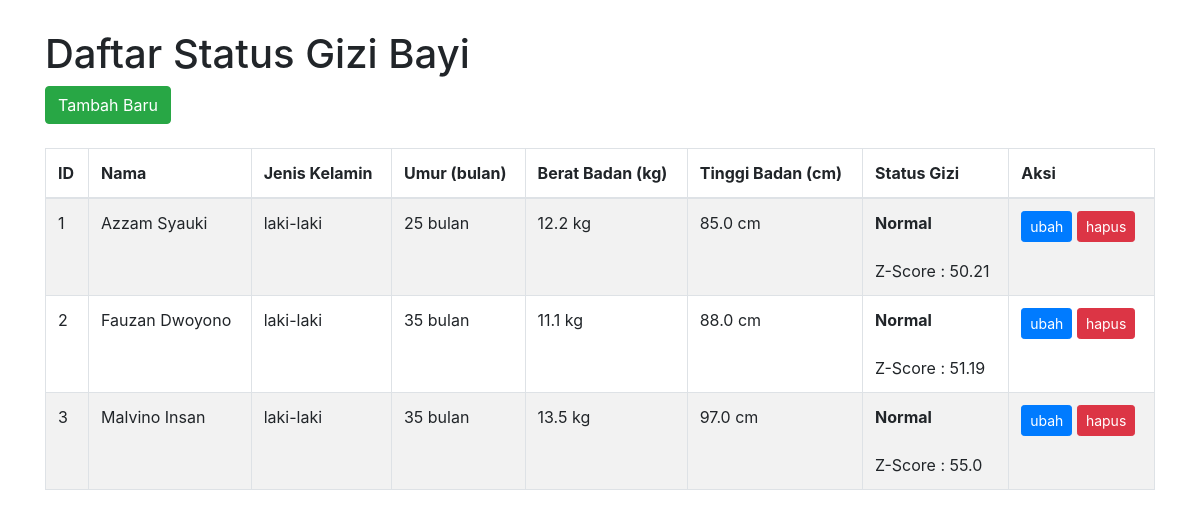
The app's page /, older data.
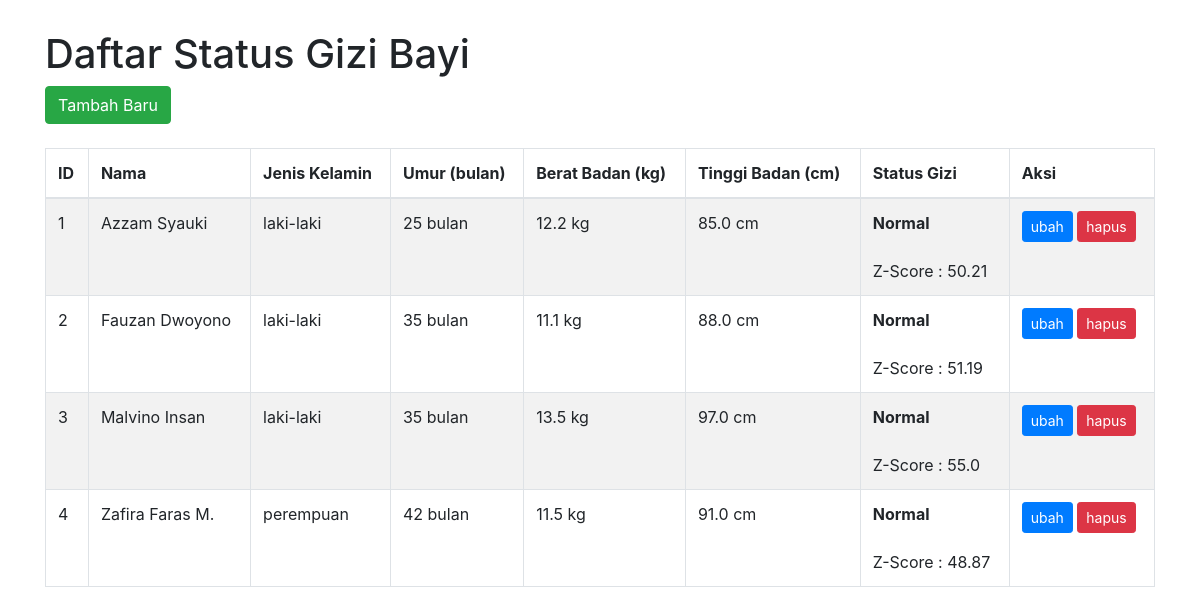
The same page, newer data.
### gizibayi/models.py (models this page shows)
class Bayi(models.Model):
  class BayiStatus(models.TextChoices):
    TODO = 'todo', _('Todo')
    IN_PROGRESS =  'in_progress', _('In Progress')
    CLOSED = 'closed', _('Closed')
  gender = (
    ('x', 'laki-laki'),
    ('y', 'perempuan'),
    )
  nama_bayi = models.CharField(max_length=100)
  jenis_kelamin = models.CharField(max_length=60, blank=True, default='',choices=gender,verbose_name="gender")
  umur = models.IntegerField()
  berat_badan = models.FloatField()
  tinggi_badan = models.FloatField()
  class Meta:
    db_table = 'bayis'

### gizibayi/views.py (the view)
# urls.py: path('', index, name='home'),
def index(request):
  bayis = Bayi.objects.all()
  gizi_bayi = dict()
  for bayi in bayis:
    if bayi.jenis_kelamin == 'x' or bayi.jenis_kelamin == 'laki-laki':
      result = deteksi_gizi_bayi_laki(bayi.umur, bayi.berat_badan, bayi.tinggi_badan)
      bayi.status = result[0]
      bayi.z_score = result[1]
      bayi.gender = 'laki-laki'
    else:
      result = deteksi_gizi_bayi_perempuan(bayi.umur, bayi.berat_badan, bayi.tinggi_badan)
      bayi.status = result[0]
      bayi.z_score = result[1]
      bayi.gender = 'perempuan'
  context = {
    'bayis': bayis
  }
  return render(request, "gizibayi/index.html", context)

### gizibayi/services.py (called while the page is built)
def deteksi_gizi_bayi_laki(umur, berat_badan, tinggi_badan):
  return deteksi(umur, berat_badan, tinggi_badan, gender="laki")

def deteksi_gizi_bayi_perempuan(umur, berat_badan, tinggi_badan):
  return deteksi(umur, berat_badan, tinggi_badan, gender="perempuan")

def fase_1(b,a,x):
    if(x<=a):
        nilai = 1
    elif(x>a and x<b):
        nilai = (b-x)/(b-a)
    elif(x>=b):
        nilai = 0
    return nilai

def fase_2(c,b,a,x):
  if(x==c):
    nilai = 1
  elif(x>a and x<c):
    nilai = (c-x)/(c-a)
  elif(x>c and x<b):
    nilai = (x-c)/(b-c)
  elif(x<=a or x>=b):
    nilai = 0
  return nilai

def fase_3(c,b,a,x):
  if(x==c):
    nilai = 1
  elif(x>a and x<c):
    nilai = (c-x)/(c-a)
  elif(x>c and x<b):
    nilai = (x-c)/(b-c)
  elif(x<=a or x>=b):
    nilai = 0
  return nilai

def fase_4(c,b,a,x):
  if(x==c):
    nilai = 1
  elif(x>a and x<c):
    nilai = (c-x)/(c-a)
  elif(x>c and x<b):
    nilai = (x-c)/(b-c)
  elif(x<=a or x>=b):
    nilai = 0
  return nilai

def fase_5(b,a,x):
    if(x<=a):
        nilai = 0
    elif(x>a and x<b):
        nilai = (x-a)/(b-a)
    elif(x>=b):
        nilai = 1
    return nilai

def agregasi_gizi_kurang(b,a,alfa):
  nilai = alfa*(b-a) + a
  return nilai

### gizibayi/templates/gizibayi/index.html (shortened to what this page needs)
<!doctype html>
<html lang="en">
  <head>
    <link rel="stylesheet" href="https://maxcdn.bootstrapcdn.com/bootstrap/4.0.0/css/bootstrap.min.css">
  </head>
  <body>
    <div class="container">
      <h1>Daftar Status Gizi Bayi</h1>
      <div>
        <a href="{% url 'gizibayi:create' %}" class="btn btn-success">Tambah Baru</a>
      </div>
      <br>
      <div class="table-responsive">
        <table class="table table-bordered table-striped">
            <thead>
                <tr>
                    <th>ID</th>
                    <th>Nama</th>
                    <th>Jenis Kelamin</th>
                    <th>Umur (bulan)</th>
                    <th>Berat Badan (kg)</th>
                    <th>Tinggi Badan (cm)</th>
                    <th>Status Gizi</th>
                    <th>Aksi</th>
                </tr>
            </thead>
            <tbody>
              {% if bayis %}
                {% for bayi in bayis %}
                <tr>
                    <td>{{ bayi.id }}</td>
                    <td>{{ bayi.nama_bayi }}</td>
                    <td>{{ bayi.gender }}</td>
                    <td>{{ bayi.umur }} bulan</td>
                    <td>{{ bayi.berat_badan }} kg</td>
                    <td>{{ bayi.tinggi_badan }} cm</td>
                    <td>
                      <b>{{ bayi.status }}</b>
                      <br>
                      <br>
                      Z-Score : {{ bayi.z_score }}
                    </td>
                    <td>
                        <a href="{% url 'gizibayi:update' bayi.id %}" class="btn btn-primary btn-sm">ubah</a>
                        <a href="{% url 'gizibayi:delete' bayi.id %}" class="btn btn-danger btn-sm" onclick="return confirm('Apakah yakin akan menghapus task ini?')">hapus</a>
                    </td>
                </tr>
                {% endfor %}
              {% else %}
                <tr>
                  <td colspan="7">Data tidak ditemukan.</td>
                </tr>
              {% endif %}
            </tbody>
        </table>
      </div>
  </div>
  </body>
</html>

Row changes from the older to the newer data that the page shows:
added Bayi: id "4", nama_bayi "Zafira Faras M.", gender "perempuan", umur "42", berat_badan "11.5", tinggi_badan "91.0", status "Normal", z_score "48.87"
